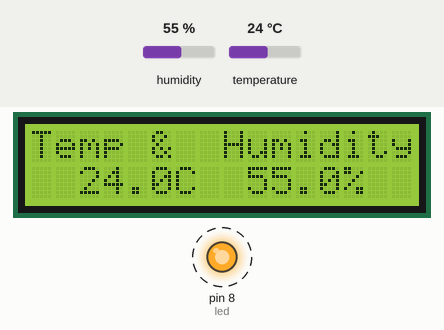
Recording of a sketch running on a simulated Arduino Leonardo, built with avr-gcc and run on an emulated ATmega32U4. On the bench: 16×2 character LCD, output pins drawn as LEDs (lit = HIGH). Dashed ring = blinking. The test bench sets the inputs (shaded band); at power-on: humidity 55 %, temperature 24 °C.

Above: at 1.2 s.
1.3 s: humidity set to 22 %
At 3.1 s:
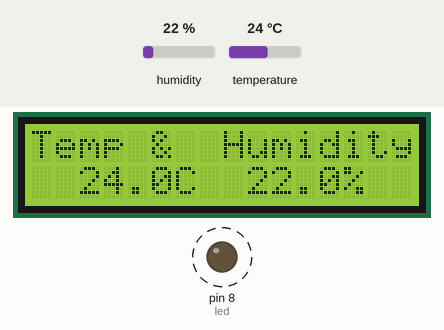
4.1 s: temperature set to 12 °C
At 4.6 s:
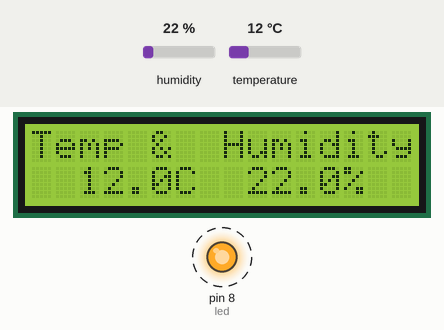
6.9 s: humidity set to 40 %
At 8.8 s:
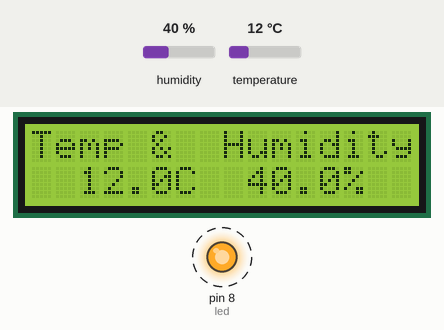
9.9 s: temperature set to 19 °C
At 10.8 s:
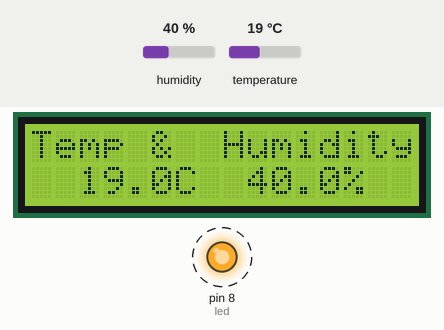
Timing chart, 0 to 13.7 s (numbered marks = the images above; inputs shaded):
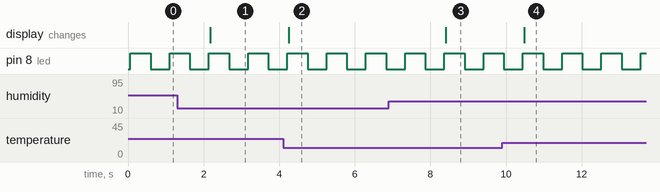

The sketch:

LiquidCrystal_PCF8574_WriteTH4.ino
```cpp
// Libraries

#include <LiquidCrystal_PCF8574.h>
#include <Wire.h>
#include <DHT.h>

LiquidCrystal_PCF8574 lcd(0x27); // set the LCD address to 0x27 for a 16 chars and 2 line display

// pin used to blink activity LED
int led = 8;

// Constants for Temp / Hum sensor

#define DHTPIN 7
#define DHTTYPE DHT22

DHT dht(DHTPIN, DHTTYPE); // create sensor object

int chk;
float hum;  // humidty sensor value
float tmp;  // temperature sensor value

void setup()
{
  // used for activity signal
  pinMode(led, OUTPUT);

  // Defer writing to Serial Line in this version of program
//  int error;
//
//  Serial.begin(115200);
//  Serial.println("LCD...");
//
//  // wait on Serial to be available on Leonardo
//  while (!Serial)
//    ;
//
//  Serial.println("Dose: check for LCD");

  // See http://playground.arduino.cc/Main/I2cScanner how to test for a I2C device.

  int error;  // holds I2C response

  Wire.begin();
  Wire.beginTransmission(0x27);
  error = Wire.endTransmission();

  if (error == 0) {
    // LCD Found
    lcd.begin(16, 2); // initialize the lcd

    dht.begin(); // initialize sensor

  } else {
    //Serial.println(": LCD not found.");
    // rapidly flash LED to show error
    while( true){
      digitalWrite(led, HIGH);
      delay(100);
      digitalWrite(led, LOW);
    };//end while

  } // if

} // setup()

// count not yet used
int count = 0;

// character buffers for formatted sensor readings
static char outstrTemp[7] = "      ";
static char outstrHumd[6] = "     ";

void loop()
{
  count = count+1;
  // set activity LED high
  digitalWrite(led, HIGH);

  // make backlight bright
  lcd.setBacklight(255);
  lcd.home();
  // display line 1
  lcd.clear();
  lcd.print("Temp &  Humidity");

  lcd.setCursor(0, 1);

  // read sensor
  hum = dht.readHumidity();
  tmp = dht.readTemperature();

  // format readings (temp can be -ve, humidity always positive (?)
  // sign +3 digit temp + . + digit = 6 characters
  dtostrf(tmp, 6, 1, outstrTemp);
   // 3 digit humidity + . + digit = 5 chars
  dtostrf(hum, 5, 1, outstrHumd);

  // write to lcd display, line 1 (of 0, 1. so bottom line)
  lcd.print(outstrTemp);
  lcd.print("C ");
  lcd.print(outstrHumd);
  lcd.print("%");

  delay(500);

  digitalWrite(led, LOW);
  delay(500);

} // loop()
```

Measured:
- after the input at 1.3 s, the display: changes after 0.88 s (image 1)
- after the input at 4.1 s, the display: changes after 0.16 s (image 2)
- after the input at 6.9 s, the display: changes after 1.5 s (image 3)
- after the input at 9.9 s, the display: changes after 0.58 s (image 4)
- by itself, pin 8 (led): alternates HIGH for 0.54 s and LOW for 0.50 s
